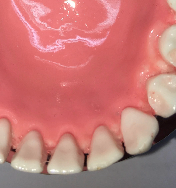
//> input picture idealteethstitch/imgs/19.png, 176 x 188 px
$ ./akaze   (built with g++ and OpenCV 4)
//> lines starting //> are read from the running program, lines starting //| are printed output that depends on the picture
/*
 * @file SURF_FlannMatcher
 * @brief SURF detector + descriptor + FLANN Matcher
 * @author A. Huaman
 */
#include <stdio.h>
#include <iostream>
#include <stdio.h>
#include <iostream>
#import <opencv2/opencv.hpp>
#include "opencv2/core.hpp"
#include "opencv2/features2d.hpp"
#include "opencv2/imgcodecs.hpp"
#include "opencv2/highgui.hpp"

using namespace std;
using namespace cv;


/*
 * @function main
 * @brief Main function
 */
int main( int argc, char** argv )
{

    Mat img_1 = imread( "/Users/annopkobhiran/Documents/Xcode/kmutt/testopencv/codes/idealteethstitch/imgs/19.png", IMREAD_GRAYSCALE );
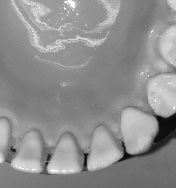
//> img_1: 188 rows x 176 cols, CV_8UC1; min 8, max 254, mean 142.3
    Mat img_2 = imread( "/Users/annopkobhiran/Documents/Xcode/kmutt/testopencv/codes/idealteethstitch/imgs/21.png", IMREAD_GRAYSCALE );
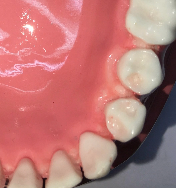
//> input picture idealteethstitch/imgs/21.png, 176 x 188 px
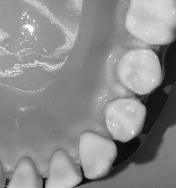
//> img_2: 188 rows x 176 cols, CV_8UC1; min 7, max 254, mean 139
    if( !img_1.data || !img_2.data )
    { std::cout<< " --(!) Error reading images " << std::endl; return -1; }
    //-- Step 1: Detect the keypoints using SURF Detector, compute the descriptors
    Ptr<AKAZE> detector = AKAZE::create();
    std::vector<KeyPoint> keypoints_1, keypoints_2;
    Mat descriptors_1, descriptors_2;
    detector->detectAndCompute( img_1, Mat(), keypoints_1, descriptors_1 );
//> keypoints_1 = 13 keypoints; strongest (x, y, size): (126, 155, 4.8), (86, 155, 4.8), (49, 156, 4.8), (130, 150, 4.8)
    detector->detectAndCompute( img_2, Mat(), keypoints_2, descriptors_2 );
//> keypoints_2 = 19 keypoints; strongest (x, y, size): (124, 138, 5.7), (117, 142, 4.8), (142, 108, 4.8), (133, 133, 4.8)
    //-- Step 2: Matching descriptor vectors using FLANN matcher
    BFMatcher matcher(NORM_HAMMING);
    std::vector< DMatch > matches;
    matcher.match( descriptors_1, descriptors_2, matches );
//> matches = 13 matches
    double max_dist = 0; double min_dist = 100;
    //-- Quick calculation of max and min distances between keypoints
    for( int i = 0; i < descriptors_1.rows; i++ )
    { double dist = matches[i].distance;
        if( dist < min_dist ) min_dist = dist;
        if( dist > max_dist ) max_dist = dist;
    }
//> this loop made 13 passes
//> (dist, min_dist, max_dist) on pass 1: (54, 54, 54)
//> (dist, max_dist) on passes 2, 3, 11: (119, 119), (160, 160), (208, 208)
//> after the loop, min_dist = 13; max_dist = 208
    printf("-- Max dist : %f \n", max_dist );
//| -- Max dist : 208.000000
    printf("-- Min dist : %f \n", min_dist );
//| -- Min dist : 13.000000
    //-- Draw only "good" matches (i.e. whose distance is less than 2*min_dist,
    //-- or a small arbitary value ( 0.02 ) in the event that min_dist is very
    //-- small)
    //-- PS.- radiusMatch can also be used here.
    std::vector< DMatch > good_matches;
    for( int i = 0; i < descriptors_1.rows; i++ )
    { if( matches[i].distance <= max(2*min_dist, 0.02) )
    { good_matches.push_back( matches[i]); }
    }
    //-- Draw only "good" matches
    Mat img_matches;
    drawMatches( img_1, keypoints_1, img_2, keypoints_2,
                good_matches, img_matches, Scalar::all(-1), Scalar::all(-1),
                vector<char>(), DrawMatchesFlags::NOT_DRAW_SINGLE_POINTS );
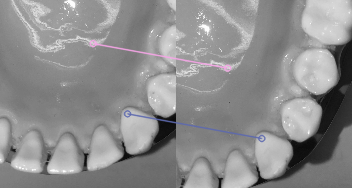
//> img_matches: 188 rows x 352 cols, CV_8UC3; mean B, G, R 141, 140.6, 140.8
    //-- Show detected matches
    imshow( "Good Matches", img_matches );

    std::vector<Point2f> obj;
    std::vector<Point2f> scene;

    for( int i = 0; i < good_matches.size(); i++ )
    {
        //-- Get the keypoints from the good matches
        obj.push_back( keypoints_1[ good_matches[i].queryIdx ].pt );
        scene.push_back( keypoints_2[ good_matches[i].trainIdx ].pt );
    }
//> this loop made 2 passes

// [39 lines of commented-out code are left out]

    for( int i = 0; i < (int)good_matches.size(); i++ )
    { printf( "-- Good Match [%d] Keypoint 1: %d  -- Keypoint 2: %d  \n", i, good_matches[i].queryIdx, good_matches[i].trainIdx ); }
    waitKey(0);
    return 0;
}
/*
 * @function readme
 */
